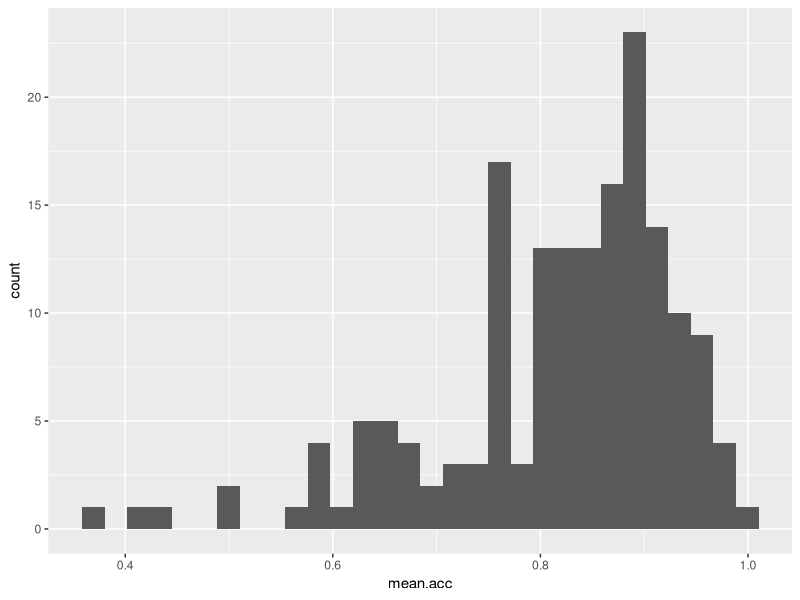
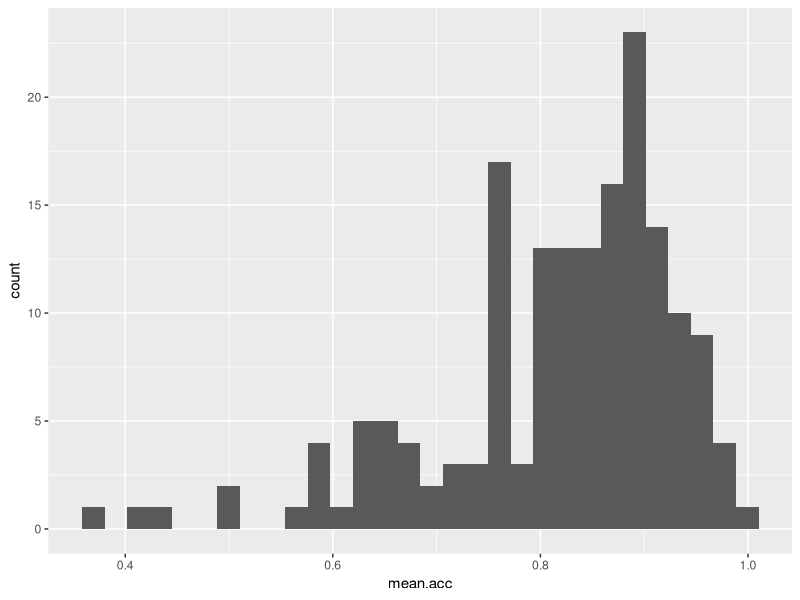
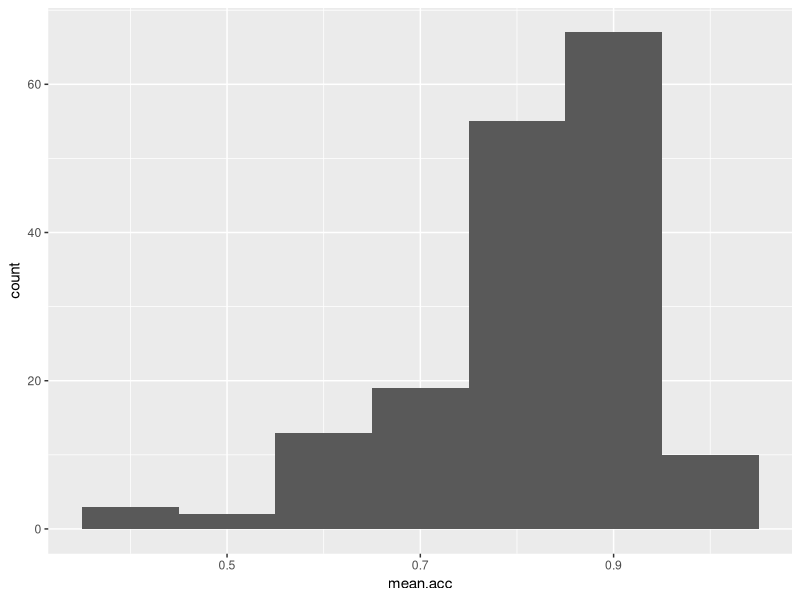
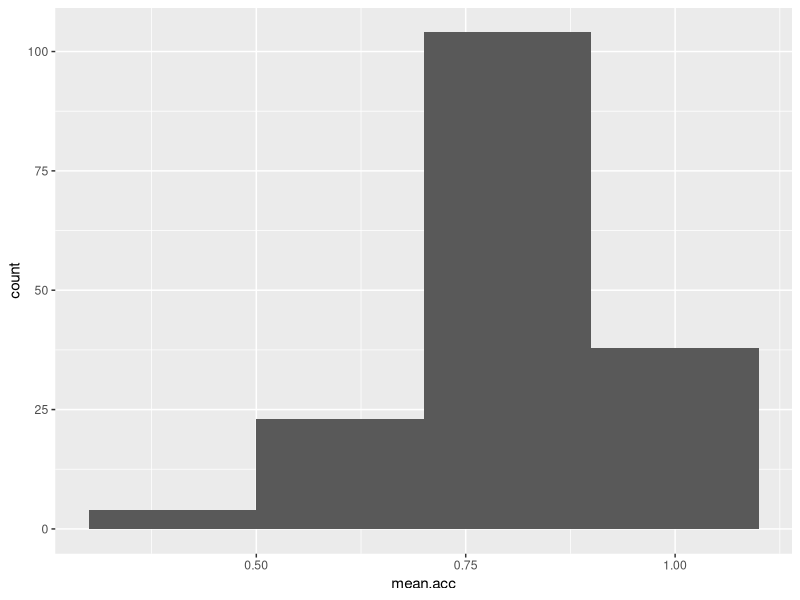
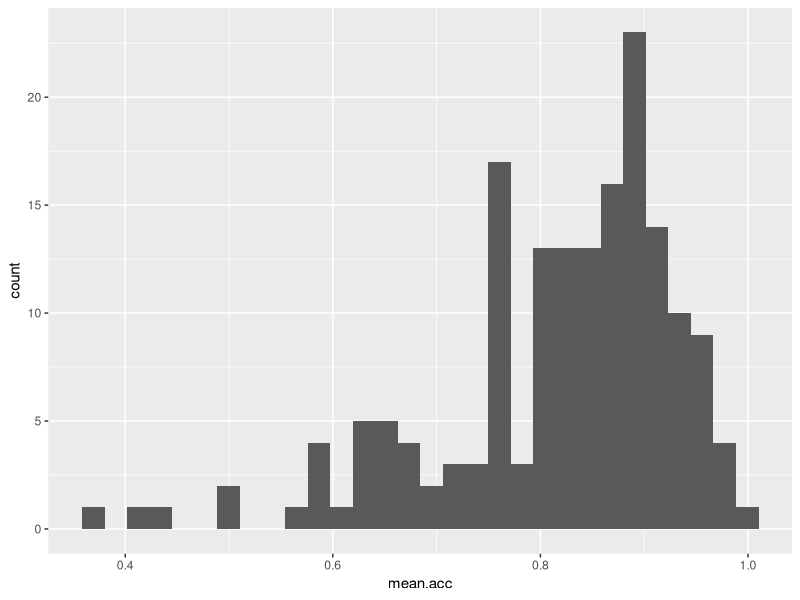
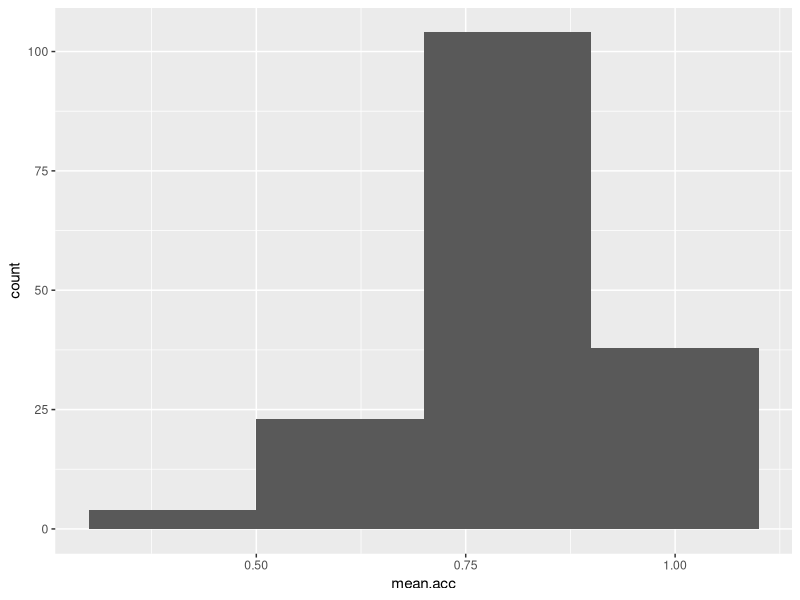
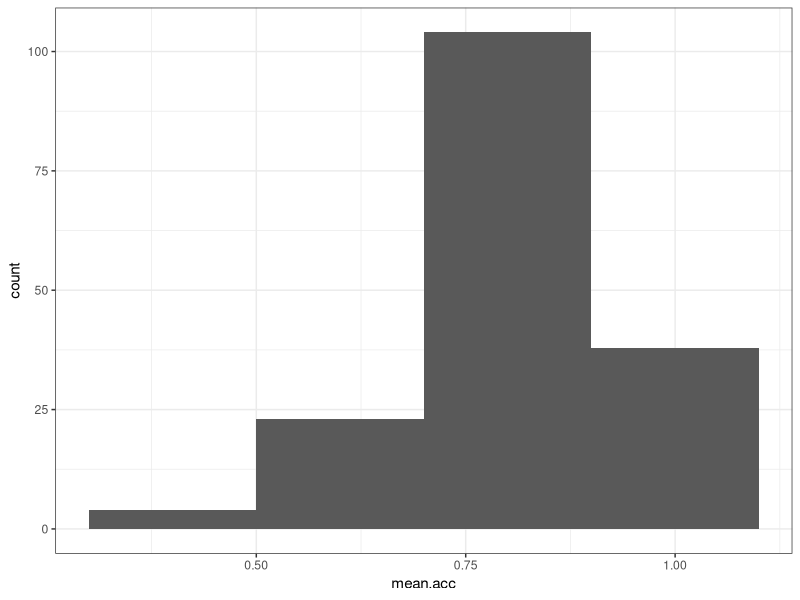
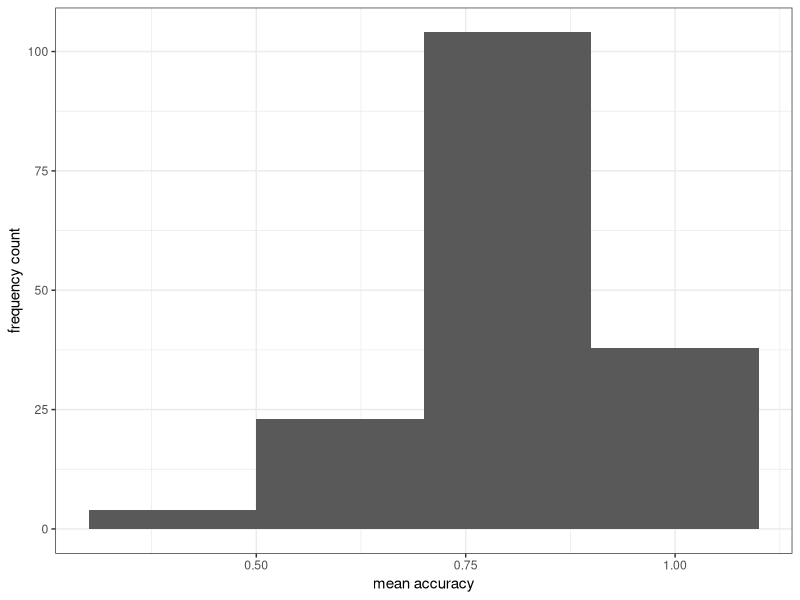

Write R code to recreate these figures, in order.
## ---- chunk 1
knitr::opts_chunk$set(echo = TRUE)
## ---- chunk 2
rm(list=ls())                            
## ---- chunk 3
library("tidyverse")
## ---- chunk 4
study.one <- read_csv("study-one-general-participants.csv")  
## ---- chunk 5
head(study.one)
summary(study.one)
## ---- chunk 6
study.one$study <- as.factor(study.one$study)
## ---- chunk 7
summary(study.one)
## ---- chunk 8
ggplot(data = study.one, aes(x = mean.acc)) + geom_histogram()
## ---- chunk 9
ggplot(data = study.one, aes(x = mean.acc)) + geom_histogram()

ggplot(data = study.one, aes(x = mean.acc)) + geom_histogram(binwidth = 0.1)

ggplot(data = study.one, aes(x = mean.acc)) + geom_histogram(binwidth = 0.2)
## ---- chunk 10
ggplot(data = study.one, aes(x = mean.acc)) + 
  geom_histogram()
## ---- chunk 11
ggplot(data = study.one, aes(x = mean.acc)) + 
  geom_histogram(binwidth = 0.2)
## ---- chunk 12
ggplot(data = study.one, aes(x = mean.acc)) + 
  geom_histogram(binwidth = 0.2) +
  theme_bw()
## ---- chunk 13
ggplot(data = study.one, aes(x = mean.acc)) + 
  geom_histogram(binwidth = 0.2) +
  theme_bw() +
  labs(x = "mean accuracy", y = "frequency count")
## ---- chunk 14
ggplot(data = study.one, aes(x = mean.self, y = mean.acc)) + 
    geom_point()
## ---- chunk 15
ggplot(data = study.one, aes(y = mean.self, x = mean.acc)) +
    geom_point()  

ggplot(data = study.one, aes(x = AGE, y = mean.self)) +
  geom_point()  
  
ggplot(data = study.one, aes(x = SHIPLEY, y = mean.self)) +
  geom_point()  

ggplot(data = study.one, aes(x = HLVA, y = mean.self)) +
  geom_point()  
## ---- chunk 16
ggplot(data = study.one, aes(x = HLVA, y = mean.self)) +
  geom_point(alpha = 0.5, size = 2) 
## ---- chunk 17
ggplot(data = study.one, aes(x = HLVA, y = mean.self)) +
  geom_point(alpha = 0.5, size = 2)  +
  theme_bw()
## ---- chunk 18
ggplot(data = study.one, aes(x = HLVA, y = mean.self)) +
  geom_point(alpha = 0.5, size = 2)  +
  theme_bw() +
  labs(x = "HLVA", y = "mean self rated accuracy")
## ---- chunk 19
ggplot(data = study.one, aes(x = HLVA, y = mean.self)) +
  geom_point(alpha = 0.5, size = 2, colour = "hotpink")  +
  theme_bw() +
  labs(x = "HLVA", y = "mean self rated accuracy")
## ---- chunk 20
cor.test(study.one$mean.acc, study.one$mean.self, method = "pearson",  alternative = "two.sided")
